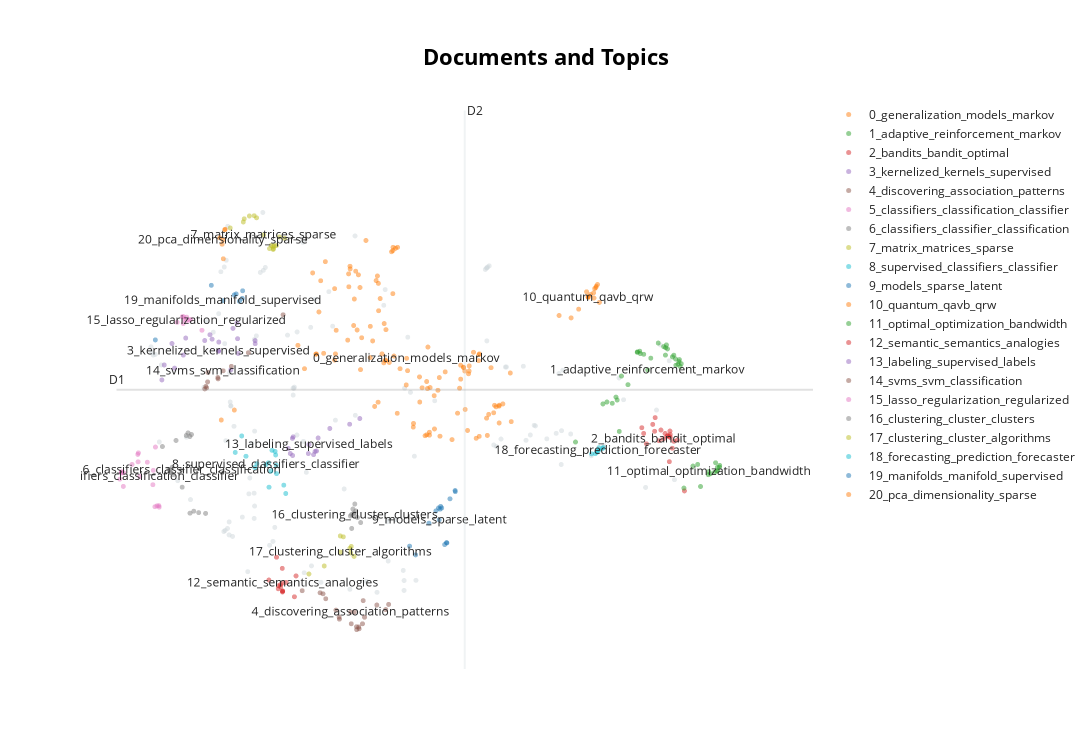

The cell this chart's notebook holds for it:
### Markdown cell above
We can also plot a more detailed overview where we can visualize the documents and topics to see if they were assigned correctly or whether they make sense.

### Code cell
topic_model.visualize_documents(data)
